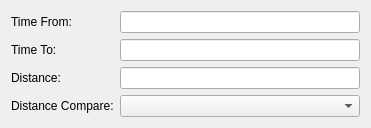
         <widget class="QWidget" name="gridLayoutWidget_5">
          <property name="geometry">
           <rect>
            <x>10</x>
            <y>10</y>
            <width>371</width>
            <height>111</height>
           </rect>
          </property>
          <layout class="QGridLayout" name="grid_fields1_3">
           <item row="2" column="0">
            <widget class="QLabel" name="lb_dist_cck">
             <property name="text">
              <string>Distance:</string>
             </property>
            </widget>
           </item>
           <item row="2" column="1">
            <widget class="QLineEdit" name="fld_dist_cck"/>
           </item>
           <item row="3" column="1">
            <widget class="QComboBox" name="box_dist_compare_cck"/>
           </item>
           <item row="1" column="1">
            <widget class="QLineEdit" name="fld_time_to_cck"/>
           </item>
           <item row="3" column="0">
            <widget class="QLabel" name="lb_dist_compare_cck">
             <property name="text">
              <string>Distance Compare:</string>
             </property>
            </widget>
           </item>
           <item row="0" column="1">
            <widget class="QLineEdit" name="fld_time_from_cck"/>
           </item>
           <item row="1" column="0">
            <widget class="QLabel" name="lb_time_to_cck">
             <property name="text">
              <string>Time To:</string>
             </property>
            </widget>
           </item>
           <item row="0" column="0">
            <widget class="QLabel" name="lb_time_from_cck">
             <property name="text">
              <string>Time From:</string>
             </property>
            </widget>
           </item>
          </layout>
         </widget>
